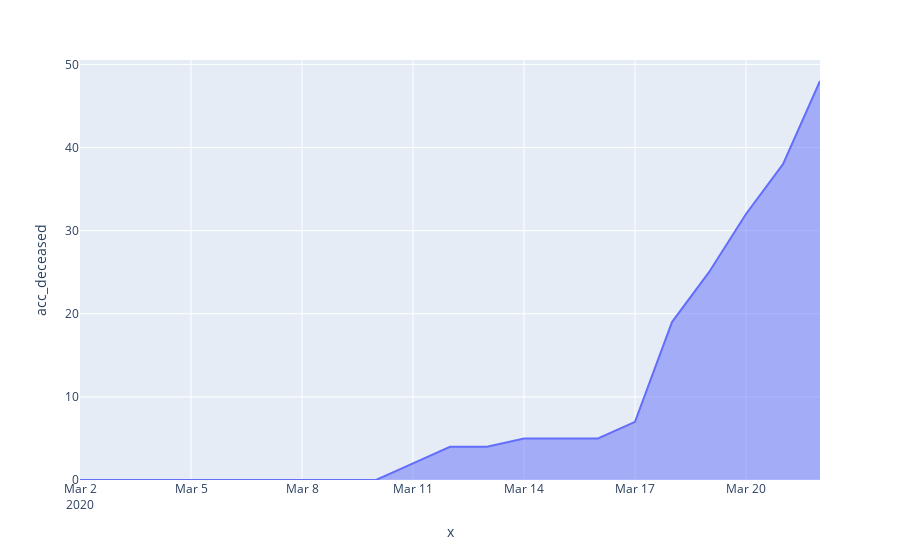

Source (notebook cell):
### Code cell
end = datetime.datetime.now() - datetime.timedelta(7)
date_index = pd.date_range('2020-03-02', end)

fig = px.area(data, x=date_index, y='acc_deceased' )
fig.show()

### Figure 1 — Plotly figure (JSON) as saved in the notebook; plotly's stock layout.template omitted (floating-point values rounded to 4 significant figures)
{"data": [{"hoverlabel": {"namelength": 0}, "hovertemplate": "x=%{x}<br>acc_deceased=%{y}", "legendgroup": "", "line": {"color": "#636efa"}, "mode": "lines", "name": "", "orientation": "v", "showlegend": false, "stackgroup": "1", "type": "scatter", "x": ["2020-03-02T00:00:00", "2020-03-03T00:00:00", "2020-03-04T00:00:00", "2020-03-05T00:00:00", "2020-03-06T00:00:00", "2020-03-07T00:00:00", "2020-03-08T00:00:00", "2020-03-09T00:00:00", "2020-03-10T00:00:00", "2020-03-11T00:00:00", "2020-03-12T00:00:00", "2020-03-13T00:00:00", "2020-03-14T00:00:00", "2020-03-15T00:00:00", "2020-03-16T00:00:00", "2020-03-17T00:00:00", "2020-03-18T00:00:00", "2020-03-19T00:00:00", "2020-03-20T00:00:00", "2020-03-21T00:00:00", "2020-03-22T00:00:00"], "xaxis": "x", "y": [0, 0, 0, 0, 0, 0, 0, 0, 0, 2, 4, 4, 5, 5, 5, 7, 19, 25, 32, 38, 48], "yaxis": "y"}], "layout": {"legend": {"tracegroupgap": 0}, "margin": {"t": 60}, "xaxis": {"anchor": "y", "domain": [0, 1], "title": {"text": "x"}}, "yaxis": {"anchor": "x", "domain": [0, 1], "title": {"text": "acc_deceased"}}}}
